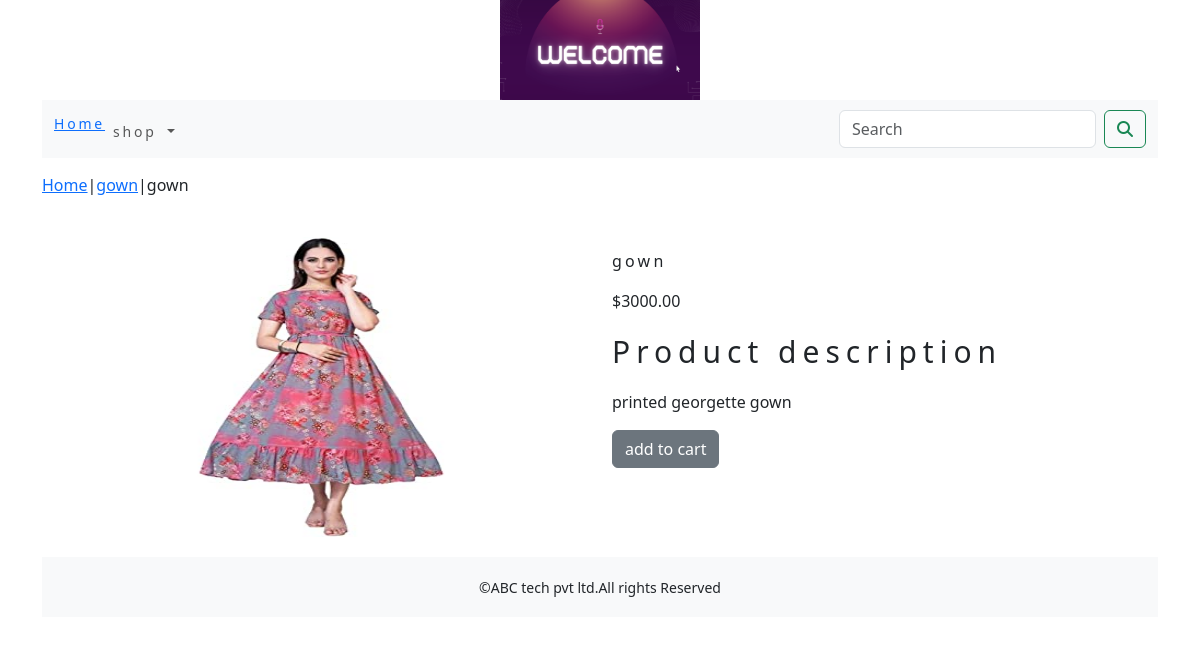
/shop/gown/gown/, run on the app's committed database.
### shopapp/models.py (models this page shows, shortened)
class product(models.Model):
    name=models.CharField(max_length=250,unique=True)
    slug=models.SlugField(max_length=250,unique=True)
    description=models.TextField(blank=True)
    price=models.DecimalField(max_digits=10,decimal_places=2)
    category=models.ForeignKey(category,on_delete=models.CASCADE)
    image=models.ImageField(upload_to='product',blank=True)
    stock=models.IntegerField()
    available=models.BooleanField(default=True)
    created=models.DateTimeField(auto_now_add=True)
    updated=models.DateTimeField(auto_now=True)
    class Meta:
        ordering = ('name',)
        verbose_name = 'product'
        verbose_name_plural = 'products'

class category(models.Model):
    name=models.CharField(max_length=250,unique=True)
    slug=models.SlugField(max_length=250,unique=True)
    description=models.TextField(blank=True)
    image=models.ImageField(upload_to='category',blank=True)
    class Meta:
        ordering=('name',)
        verbose_name='category'
        verbose_name_plural='categorys'
    def get_url(self):
        return reverse('shopapp:products_by_category', args=[self.slug])
    def __str__(self):
        return '{}'.format(self.name)

### shopapp/views.py (the view)
# urls.py: path('<slug:c_slug>/<slug:product_slug>/',views.proDetail,name='proCatdetail')
def proDetail(request,c_slug, product_slug ):
    try:
        Product=product.objects.get(category__slug=c_slug,slug=product_slug)
    except Exception as e:
        raise e
    return render(request,'product.html',{'Product':Product})

### cart/context_processor.py (called while the page is built)
def counter(request):
    item_count=0
    if 'admin' in request.path:
        return {}
    else:
       try:
           cart=Cart.objects.filter(cart_id=_cart_id(request))
           car_items=CartItem.objects.all().filter(cart=cart[:1])
           for cart_item in car_items:
               item_count += cart_item.quantity1
       except Cart.DoesNotExist:
           item_count =0
    return  dict(item_count=item_count)

### cart/views.py (called while the page is built)
def _cart_id(request):
    cart=request.session.session_key
    if not cart:
        cart=request.session.create()
    return cart

### shopapp/cotext_processors.py (called while the page is built)
def menu_links(request):
    links=category.objects.all()
    return dict(links=links)

### templates/product.html (shortened to what this page needs)
{% extends 'base.html' %}
{% load static %}
{% block content %}
<div class="row my_prod_row_class">
    <div class="mx_auto">
        <p><a href="{% url 'shopapp:allprodCat' %}">Home</a>|<a href="{{Product.category.get_url}}">{{Product.category}}</a>|{{Product.name}}</p>
        <div class="container">
<br>
<div class="row">
    <div class="col-12 col-sm-12 col-md-12 col-lg-6 text-center">
        <div style="min-width:18rem">
        <img src="{{Product.image.url}}" alt="{{Product.name}}" style="width:350px; height:300px;" >
    </div >
        </div>
    <div class="col-12 col-sm-12 col-md-12 col-lg-6">
        <div>
        <h1 class="my_prod_title">{{Product.name}}</h1>
        <p>${{Product.price}}</p>
        <p class="my_title">Product description</p>
        <p class="text-justify my_rod_text">{{Product.description}}</p>
        {% if Product.Stock <= 0 %}
        <p class="text-justify my_prod_text"><b>out of stock</b></p>
        {% else %}
        <a class="btn btn-secondary" href="{% url 'cart:add_cart' Product.id %}"> add to cart </a>
        {% endif %}
</div>
</div>
    </div>
        </div>
</div>
{% endblock %}

### static/css/custom.css (style rules this page uses)
body { font-family: 'IBM Plex Sans', sans-serif; }
.my_title { font-size:30px; text_transform:uppercase; letter-spacing:.2em; }
.my_prod_row_class { padding-top:15px; padding-bottom:20px; }
.my_prod_title { font-size:16px; text_transform:uppercase; letter-spacing:.2em; padding-top:15px; padding-bottom:10px; }

### data on the page
product: category "gown", name "gown", image (picture), price "3000.00", description "printed georgette gown"
